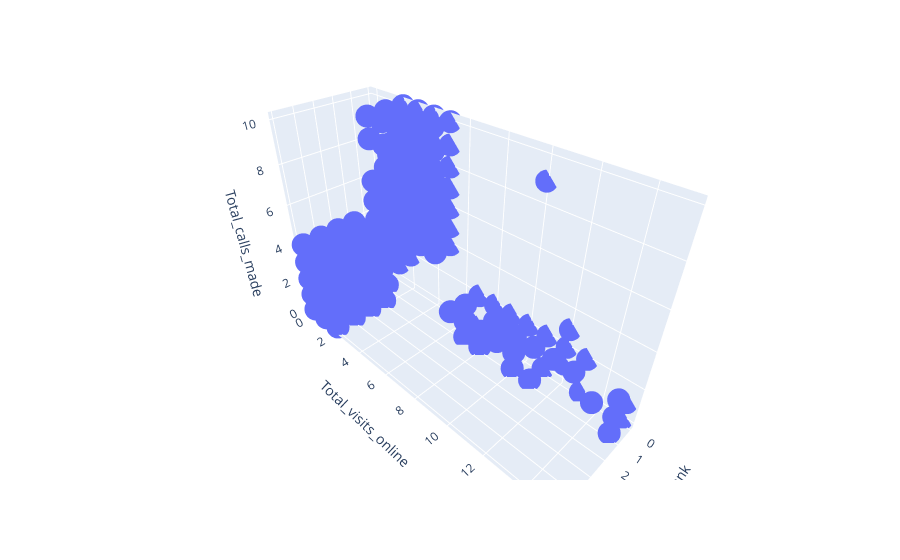

Write notebook code for a chart like this one.
### Markdown cell above
**Let's visualize the modes of contacting the bank in a 3D plot.**

### Code cell
# plotting a 3D scatterplot
fig = px.scatter_3d(df, x='Total_visits_bank', y='Total_visits_online', z='Total_calls_made')
fig.show()

### Figure 1 — Plotly figure (JSON) as saved in the notebook; plotly's stock layout.template omitted (floating-point values rounded to 4 significant figures; data arrays with more than 128 entries replaced by an {"elided": "..."} marker saying what was removed)
{"data": [{"hovertemplate": "Total_visits_bank=%{x}<br>Total_visits_online=%{y}<br>Total_calls_made=%{z}<extra></extra>", "legendgroup": "", "marker": {"color": "#636efa", "symbol": "circle"}, "mode": "markers", "name": "", "scene": "scene", "showlegend": false, "type": "scatter3d", "x": {"elided": "660 int values"}, "y": {"elided": "660 int values"}, "z": {"elided": "660 int values"}}], "layout": {"legend": {"tracegroupgap": 0}, "margin": {"t": 60}, "scene": {"domain": {"x": [0, 1], "y": [0, 1]}, "xaxis": {"title": {"text": "Total_visits_bank"}}, "yaxis": {"title": {"text": "Total_visits_online"}}, "zaxis": {"title": {"text": "Total_calls_made"}}}}}
